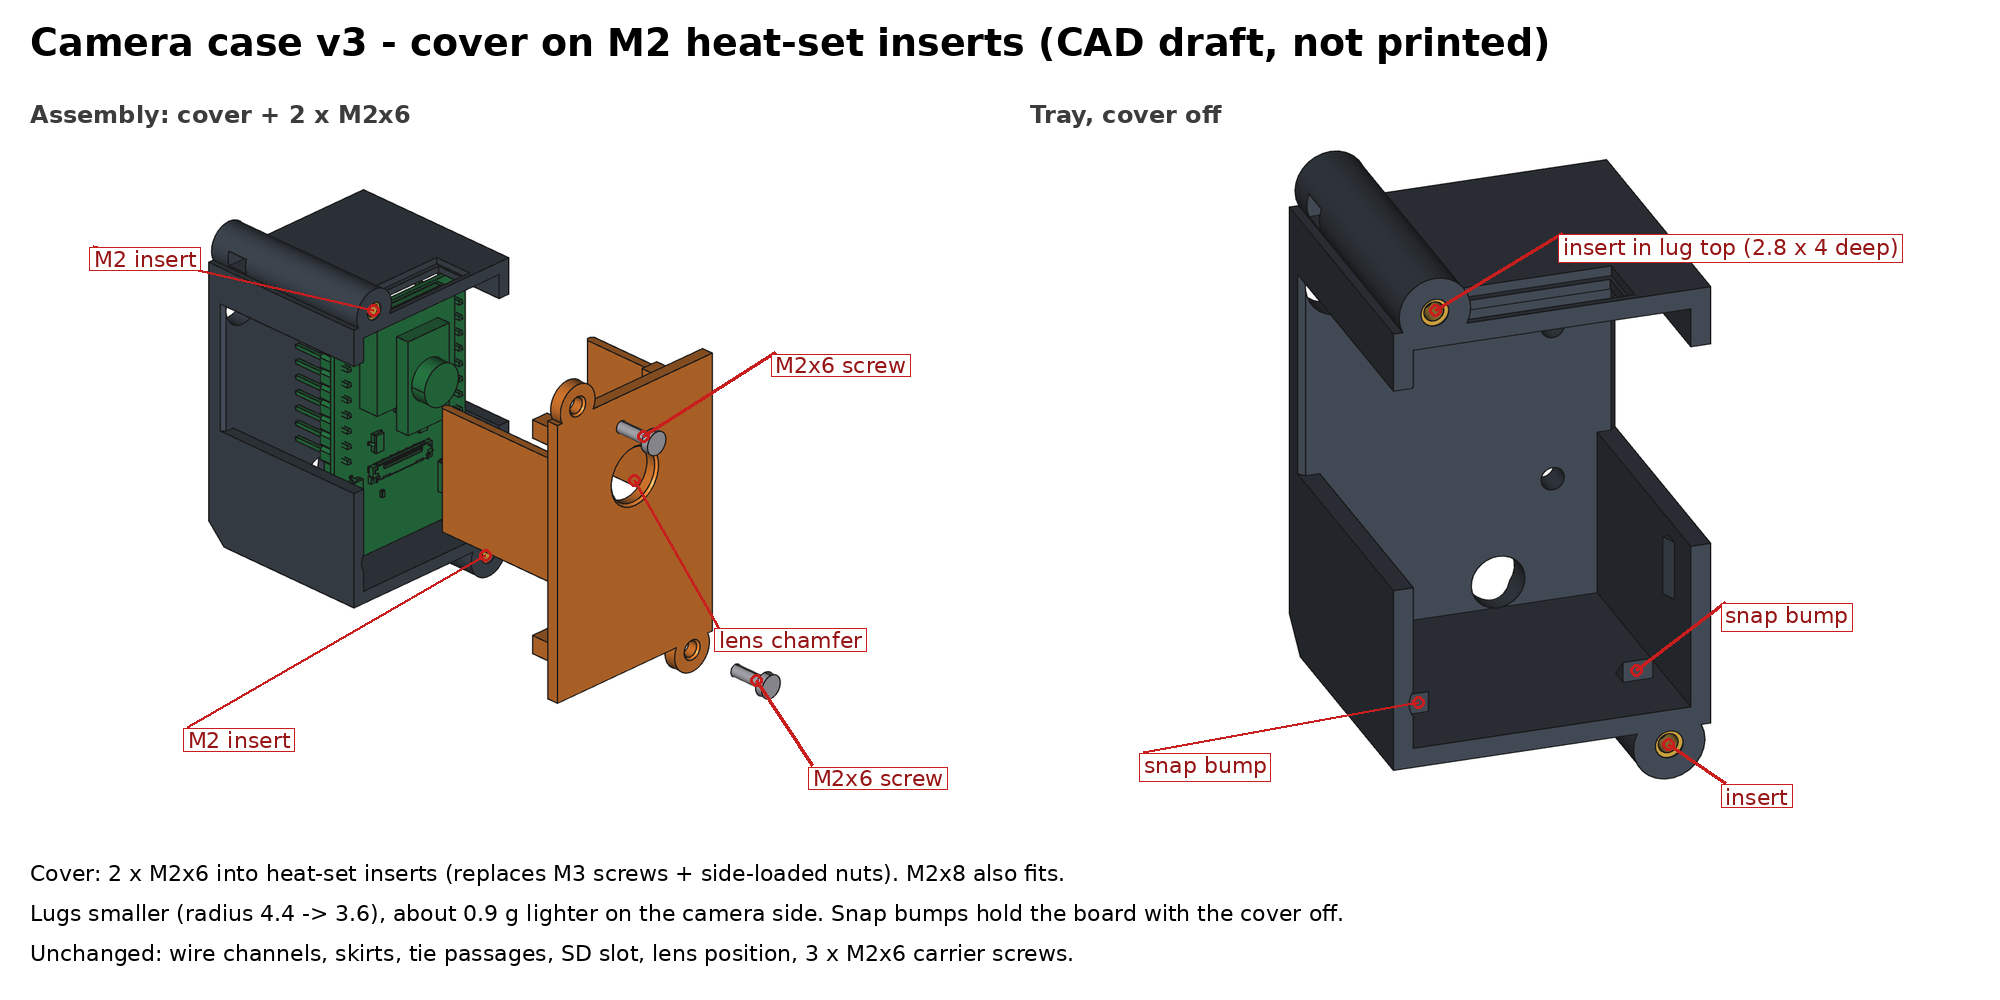

This chart was generated by the following Python code:
"""Labelled review sheet for camera service v3 (run on cad-lab with python3)."""
from pathlib import Path
from PIL import Image, ImageDraw, ImageFont
OUT = Path('/home/buralien/projects/gladiator-cad/cad/head/camera-service-v3-20261030')
F = '/usr/share/fonts/truetype/dejavu/DejaVuSans%s.ttf'
title_f = ImageFont.truetype(F % '-Bold', 38)
lab_f = ImageFont.truetype(F % '-Bold', 24)
small_f = ImageFont.truetype(F % '', 22)
S = 0.625
W, H = 2000, 1000
sheet = Image.new('RGB', (W, H), 'white')
d = ImageDraw.Draw(sheet)
d.text((30, 20), 'Camera case v3 - cover on M2 heat-set inserts (CAD draft, not printed)', fill='black', font=title_f)
panels = [('exploded.png', 'Assembly: cover + 2 x M2x6', 0,
           [((598, 352), (150, 250), 'M2 insert'), ((777, 745), (300, 1020), 'M2 insert'),
            ((1030, 555), (1240, 420), 'M2x6 screw'), ((1210, 945), (1300, 1080), 'M2x6 screw'),
            ((1015, 625), (1150, 860), 'lens chamfer')]),
          ('open_tray.png', 'Tray, cover off', 1000,
           [((697, 352), (900, 230), 'insert in lug top (2.8 x 4 deep)'), ((1070, 1047), (1160, 1110), 'insert'),
            ((1018, 928), (1160, 820), 'snap bump'), ((670, 980), (230, 1060), 'snap bump')])]
for fn, cap, x0, labels in panels:
    im = Image.open(OUT / fn).convert('RGB')
    im = im.resize((int(im.width * S), int(im.height * S)), Image.LANCZOS)
    y0 = 90
    sheet.paste(im, (x0, y0))
    d.text((x0 + 30, y0 + 10), cap, fill=(60, 60, 60), font=lab_f)
    for (px, py), (tx, ty), txt in labels:
        P = (x0 + px * S, y0 + py * S); T = (x0 + tx * S, y0 + ty * S)
        d.line([P, T], fill=(200, 30, 30), width=3)
        d.ellipse([P[0] - 6, P[1] - 6, P[0] + 6, P[1] + 6], outline=(200, 30, 30), width=3)
        bb = d.textbbox(T, txt, font=small_f)
        d.rectangle([bb[0] - 4, bb[1] - 3, bb[2] + 4, bb[3] + 3], fill='white', outline=(200, 30, 30))
        d.text(T, txt, fill=(150, 20, 20), font=small_f)
notes = ['Cover: 2 x M2x6 into heat-set inserts (replaces M3 screws + side-loaded nuts). M2x8 also fits.',
         'Lugs smaller (radius 4.4 -> 3.6), about 0.9 g lighter on the camera side. Snap bumps hold the board with the cover off.',
         'Unchanged: wire channels, skirts, tie passages, SD slot, lens position, 3 x M2x6 carrier screws.']
for i, t in enumerate(notes):
    d.text((30, 860 + i * 40), t, fill='black', font=small_f)
sheet.save(OUT / 'review_sheet.png')
print('ok')
